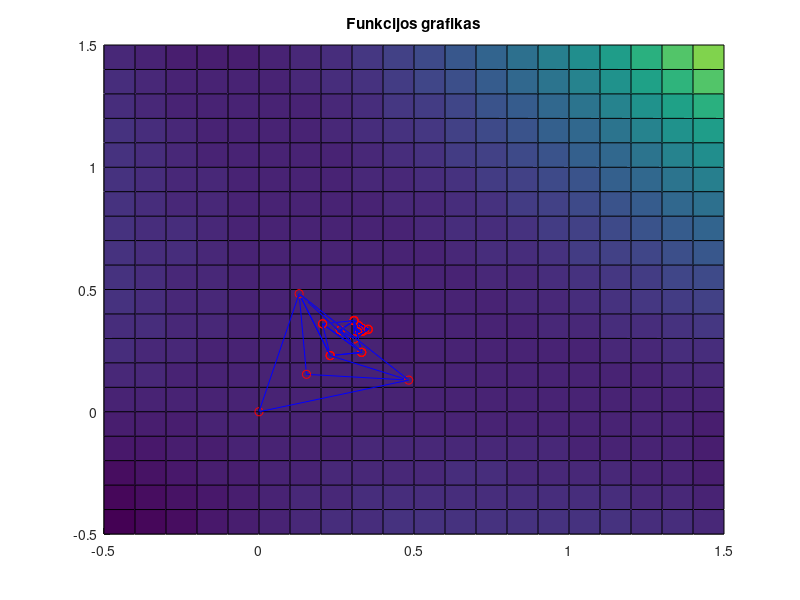

This figure's MATLAB source:
grid on;
hold on;

f = @(X) (1 / 8) * ((X(1) .^ 2) .* X(2) + X(1) .* (X(2) .^ 2) - X(1) .* X(2)); #funkcija naudojimui
f1 = @(x1, x2) (1 / 8) * ((x1 .^ 2) .* x2 + x1 .* (x2 .^ 2) - x1 .* x2); #funkcija braizymui

X_0 = [0, 0];
X_1 = [1, 1];
X_m = [0 / 10, 5/ 10]; #a = 0; b = 5;

X0 = X_0;

alpha = 0.5; 
teta = 1; 
gamma = 2; 
beta = 0.5;
eta = -0.5;

eps = 10 ^ (-5); 

[x1, x2] = meshgrid( -0.5:0.1:1.5,-0.5:0.1:1.5);
y = f1(x1, x2);
surf(x1, x2, y);
title(['Funkcijos grafikas']);

m = 2; 
delta1 = alpha * (sqrt(m + 1) + m - 1) / (m * sqrt(2));
delta2 = alpha * (sqrt(m + 1) - 1) / (m * sqrt(2));

X1 = [X0(1, 1) + delta2, X0(1, 2) + delta1];
X2 = [X0(1, 1) + delta1, X0(1, 2) + delta2];

Y0 = f(X0);
Y1 = f(X1);
Y2 = f(X2);

X = [X0; X1; X2];

Y = [Y0, Y1, Y2];

deltax = [X0(1), X0(1), X1(1); 
          X1(1), X2(1), X2(1)];
          
deltay = [X0(2), X0(2), X1(2); 
          X1(2), X2(2), X2(2)];

deltaz = [Y0+0.002, Y0+0.002, Y1+0.002;
          Y1+0.002, Y2+0.002, Y2+0.002];
          
plot3(deltax, deltay, deltaz+0.002,'b');

grid on;
hold on;

plot3(X(:, 1), X(:, 2),Y+0.002,'ro');
hold on;

n = 1; 
i = 3; 

format short;

while 1
    [out,idx] = sort(Y);
    
    %Didziausia reiksme
    Yh = Y(idx(3));
    Xh = X(idx(3), :);
    
    %Antra pagal dydi reiksme
    Yg = Y(idx(2));
    Xg = X(idx(2), :);
 
    %Maziausia reiksme
    Ylow = Y(idx(1));
    Xlow = X(idx(1), :);
        
    #fprintf('%f %f %f \n',Yh, Yg, Ylow);
    
    Xc = (Xg + Xlow) / 2;
 
    Xnew = Xh + (1 + teta) * (Xc - Xh);
    Ynew= f(Xnew);
    i = i + 1;
    
    
    if Xnew(1) <= 0 || Xnew(2) <= 0 #Tikrinama, ar taskas nera mazesnis uz 0, nes kitaip gali buti nusuoliuota i lankas
        teta = - 1 / 2;
        Xnew = Xh + (1 + teta) * (Xc - Xh);
        Ynew= f(Xnew);
        i = i + 1;
    end
    
    #fprintf('%f %f %f %f \n',Xh, Xg, Xlow, Xnew);
    #fprintf('%f %f %f %f \n',Yh, Yg, Ylow, Ynew);
    
    if (Ylow < Ynew) && (Ynew < Yg)
        teta = 1;
        #fprintf('1 if \n');
    elseif (Ynew < Ylow)
        #fprintf('2 if \n');
        teta = gamma;
        Z = Xh + (1 + teta) * (Xc - Xh);
        Yz = f(Z);
        #fprintf('%f %f \n',Yz, Z);
        i = i + 1;
        if Yz < Ynew # Tikrinama, ar naujas taskas nera blogesnis uz pries tai tureta.
            Ynew = Yz;
            Xnew = Z;
        endif
    elseif Ynew > Yh
        #fprintf('3 if \n');
        teta = eta;
        Z = Xh + (1 + teta) * (Xc - Xh);
        Xnew = Z;
        Ynew = f(Z);
        i = i + 1;
    elseif (Yg < Ynew) && (Ynew < Yh)
        #fprintf('4 if \n');
        teta = beta;
        Z = Xh + (1 + teta) * (Xc - Xh);
        Xnew = Z;
        Ynew = f(Z);
        i = i + 1;
    endif
    
    if Xnew(1) <= 0 || Xnew(2) <= 0 #Tikrinama, ar taskas nera mazesnis uz 0, nes kitaip gali buti nusuoliuota i lankas
        teta = - 1 / 2;
        Xnew = Xh + (1 + teta) * (Xc - Xh);
        Ynew= f(Xnew);
        i = i + 1;
    end

    #fprintf('%f    %f   %f %d   %d \n', Xnew, Ynew, n, i);
 
    if(norm(Xlow - Xg) < eps && norm(Xlow - Xh) < eps && norm(Xg - Xh) < eps)
        if (max([abs(Ylow - Yg), abs(Ylow - Yh), abs(Yg - Yh)]) < eps) || (i == 100)
          break;
        endif
    endif
 
    n = n + 1;
    X = [Xlow; Xg; Xnew];
    Y = [Ylow, Yg, Ynew];
    
    deltax = [Xlow(1), Xlow(1), Xg(1); # X1 Krastine
              Xg(1), Xnew(1), Xnew(1)];
              
    deltay = [Xlow(2), Xlow(2), Xg(2); # X2 Krastine
              Xg(2), Xnew(2), Xnew(2)];
              
    deltaz = [Ylow+0.001, Ylow+0.001, Yg+0.001; # Aukstis, kuriame turi buti taskas
              Yg+0.001, Ynew+0.001, Ynew+0.001];
    
    #fprintf('delta x %f \n', deltax);
    #fprintf('delta y %f \n', deltay);
    
    plot3(deltax, deltay, deltaz, 'b'); # Krastiniu paisymas
    hold on;
    plot3(X(:, 1), X(:, 2), Y+0.001,'ro'); # Burbuliukai
    hold on;
endwhile

fprintf('Ciklu kiekis: %f', n);
fprintf('Funkcijos kvietimu skaicius: %f', i);
fprintf('Gautos reiksmes: \n');
disp(X);